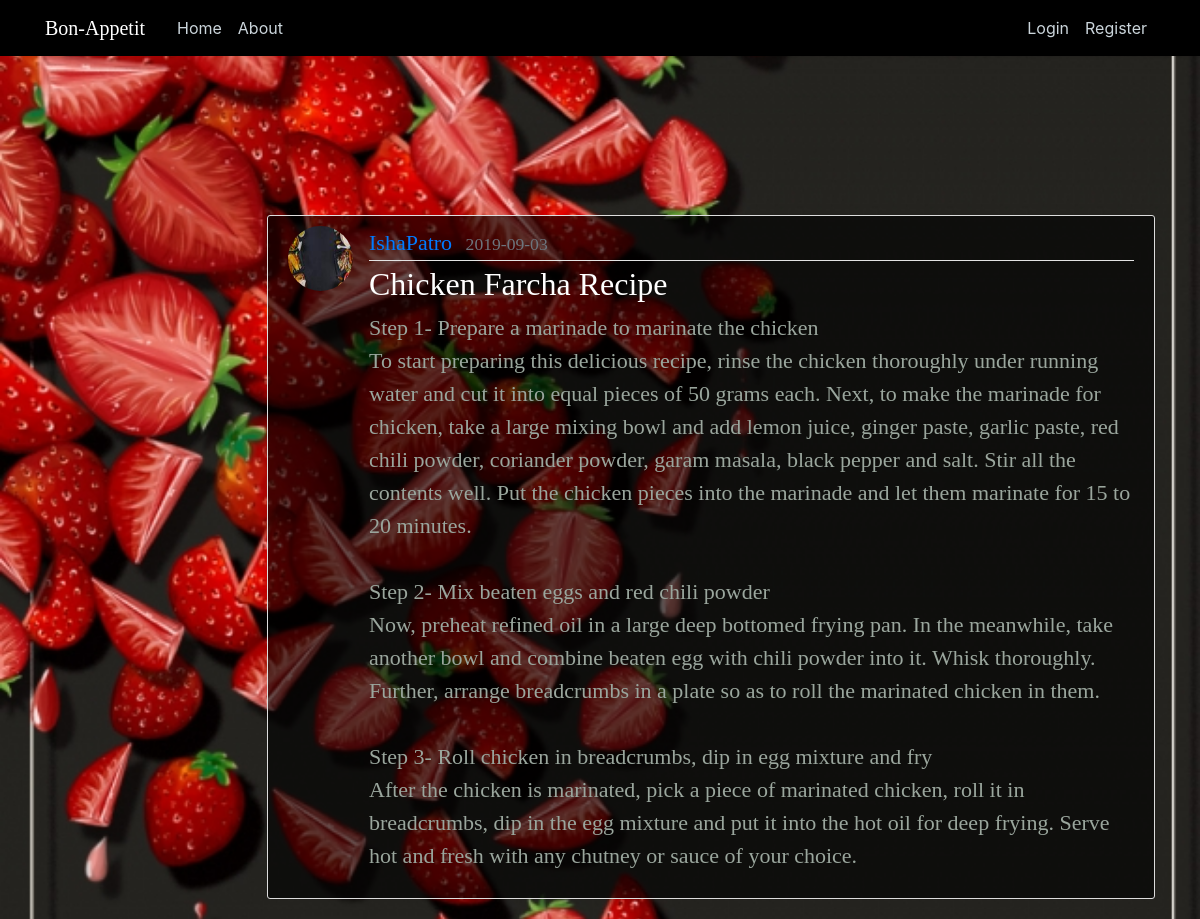
Page /post/33 on the committed database.
### flaskblog/models.py (models this page shows, shortened)
class User(db.Model, UserMixin):
    id = db.Column(db.Integer, primary_key=True)
    username = db.Column(db.String(20), unique=True, nullable=False)
    email = db.Column(db.String(120), unique=True, nullable=False)
    image_file = db.Column(db.String(20), nullable=False, default='default.jpg')
    password = db.Column(db.String(60), nullable=False)
    posts = db.relationship('Post', backref='author', lazy=True)

class Post(db.Model):
    id = db.Column(db.Integer, primary_key=True)
    title = db.Column(db.String(100), nullable=False)
    date_posted = db.Column(db.DateTime, nullable=False, default=datetime.utcnow)
    content = db.Column(db.Text, nullable=False)
    user_id = db.Column(db.Integer, db.ForeignKey('user.id'), nullable=False)

### flaskblog/routes.py (the view)
@app.route("/post/<int:post_id>")
def post(post_id):
    post = Post.query.get_or_404(post_id)
    return render_template('post.html', title=post.title, post=post)

### flaskblog/templates/post.html (shortened to what this page needs)
{% extends "layout.html" %}
{% block content %}
  <article class="media content-section" style="background-color: rgba(0,0,0,0.6); margin-left:20%;margin-top:10%;color:rgb(154, 166, 157);">
    <img class="rounded-circle article-img" src="{{ url_for('static', filename='profile_pics/' + post.author.image_file) }}">
    <div class="media-body" >
      <div class="article-metadata" >
        <a class="mr-2" href="{{ url_for('user_posts', username=post.author.username) }}">{{ post.author.username }}</a>
        <small class="text-muted">{{ post.date_posted.strftime('%Y-%m-%d') }}</small>
      </div>
      <h2 class="article-title" style="color:white">{{ post.title }}</h2>
      <p class="article-content">{{ post.content }}</p>
    </div>
  </article>
{% endblock content %}

### flaskblog/static/main.css (style rules this page uses)
body { background: #fafafa; color: #333333; margin-top: 5rem; }
h1, h2, h3, h4, h5, h6 { color: #444444; }
.content-section { background: #ffffff; padding: 10px 20px; border: 1px solid #dddddd; border-radius: 3px; margin-bottom: 20px; }
.article-title { color: #444444; }
.article-content { white-space: pre-line; }
.article-img { height: 65px; width: 65px; margin-right: 16px; }
.article-metadata { padding-bottom: 1px; margin-bottom: 4px; border-bottom: 1px solid #e3e3e3 }

### flaskblog/templates/layout.html (style rules this page uses)
.content-section { background-color: rgba(255,255,255,0.7); color: black; font-family: 'Playball', cursive; font-size: 22px; }
.article-title { color: #8a0404; font-family: 'Righteous', cursive; }

### rows in the picture
User: image_file (picture), author.username "IshaPatro"
Post: date_posted "2019-09-03", title "Chicken Farcha Recipe", content "Step 1- Prepare a marinade to marinate the chicken To start preparing this delicious recipe, rinse the chicken thoroughly under running water and cut it into equal pieces of 50 grams each. Next, to make the marinade for chicken, take a large mixing bowl and add lemon juice, ginger paste, garlic paste, red chili powder, coriander powder, garam masala, black pepper and salt. Stir all the contents well. Put the chicken pieces into the marinade and let them marinate for 15 to 20 minutes. Step 2- Mix beaten eggs and red chili powder Now, preheat refined oil in a large deep bottomed frying pan. In the meanwhile, take another bowl and combine beaten egg with chili powder into it. Whisk thoroughly.…"
